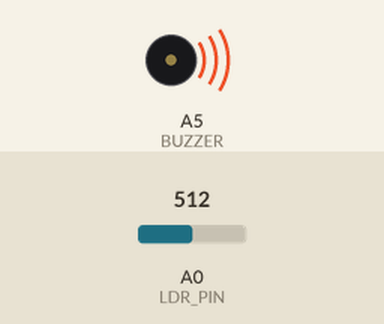
Simulated run of this sketch. Board: Arduino Uno, built with avr-gcc and run on an emulated ATmega328P. Shown: buzzer (waves = sounding). The test bench sets the inputs (shaded band); at power-on: A0 (LDR_PIN) = 512. What the sketch prints to the serial monitor is not drawn.

Above: at 0.1 s.
Timing chart, 0 to 1.6 s (numbered marks = the images above):
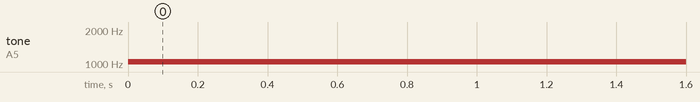

Measured:
- by itself, tone on A5 (BUZZER): silent → 1050 Hz at 0.00 s

The sketch:

Adim2_Kod_S01.ino
```cpp
/*
  ================================================================
   S01  -  IŞIK THEREMİNİ
  ================================================================
   Elini ışık sensörünün (LDR) üstünde gezdir:
   ışık azaldıkça ses kalınlaşır, ışık arttıkça incelir.

   Devre: LDR      -> 5V ile A0 arasında
          10k      -> A0 ile GND arasında
          Buzzer   -> + bacak A5, - bacak GND (PASİF buzzer)
  ================================================================
*/

const int LDR_PIN = A0;   // ışığı okuduğumuz pin
const int BUZZER  = A5;   // pasif buzzer

void setup() {
  Serial.begin(9600);     // öğretmen bilgisayarında ışık değerini izlemek için
}

void loop() {
  int isik = analogRead(LDR_PIN);            // 0 (karanlık) ... 1023 (çok aydınlık)
  int ses  = map(isik, 0, 1023, 100, 2000);  // ışık sayısını ses frekansına (Hz) çevir
  tone(BUZZER, ses);                         // buzzer saniyede "ses" kez titrer
  Serial.println(isik);                      // Seri Monitör'de ışık değeri
  delay(10);
}
```
